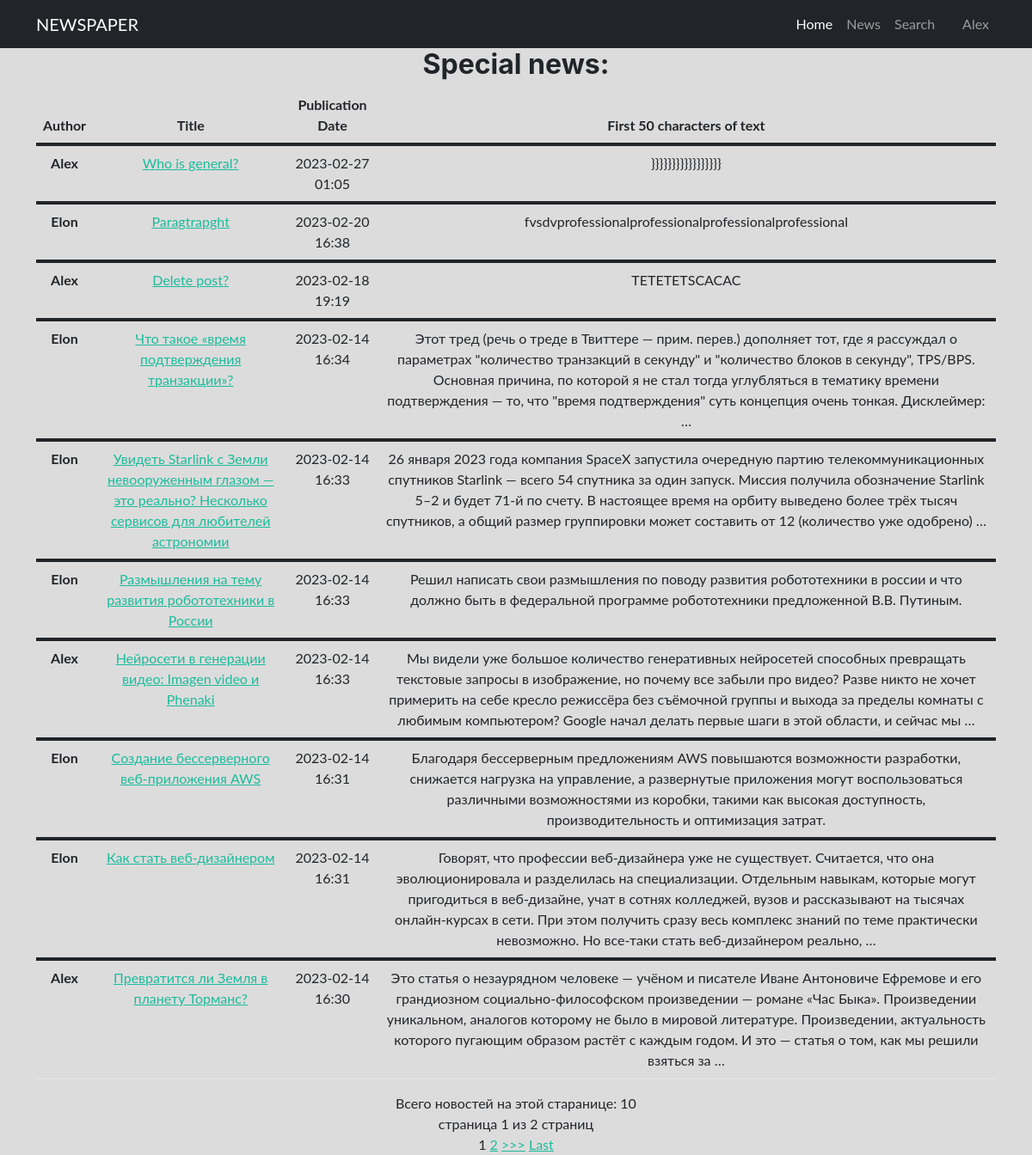
Page /news/ (signed in) on the committed database.
### news/models.py (models this page shows, shortened)
class Post(models.Model):
    post_link_author = models.ForeignKey(Author, on_delete=models.CASCADE)
    news = 'N'
    articles = 'A'
    CATEGORY_CHOICES = [
        (news, 'Новости'),
        (articles, 'Статьи')
    ]
    categoryType = models.CharField(max_length=1,
                                    choices=CATEGORY_CHOICES,
                                    default=news)
    post_data = models.DateTimeField(auto_now_add=True)  # дата создания объекта
    post_link_category = models.ManyToManyField(Category, through='PostCategory')
    title = models.CharField(max_length=255)
    text = models.TextField()
    rating = models.FloatField(default=0)

class Author(models.Model):
    authors_link_user = models.OneToOneField(User, on_delete=models.CASCADE)
    author_rating = models.FloatField(default=0)
    def __str__(self):
        return self.authors_link_user.username.title()

### news/views.py (the view, shortened to what this page needs)
# urls.py: path('', PostList.as_view()),
class PostList(ListView):
    model = Post # модель Post
    template_name = 'news.html'
    context_object_name = 'news'
    queryset = Post.objects.order_by('-id')  # новости выводятся от старой до самой новой
    paginate_by = 10 # устанавливаем пагинацию на последние добавленные 10 новостей/статей
    form_class = PostForm

### news/templatetags/custom_filters.py (called while the page is built)
@register.filter(name='censor')
def censor(value, arg):
    for i in value.split():
        if i.lower() in ban_words:
            value = value.replace(i, arg)
    return value

### news/templatetags/perm_link_authors.py (called while the page is built)
@register.filter(name='has_group')
def has_group(user, group_name):
    return user.groups.filter(name=group_name).exists()

### templates/news.html (shortened to what this page needs)
{% extends 'flatpages/default.html' %}
{% load custom_filters %}
{% block content %}
<h2 align="center">Special news:</h2>
{% if news %}
<table class="table">
    <thead class="thead-dark" align="center">
      <tr>
        <th scope="col">Author</th>
        <th scope="col">Title</th>
        <th scope="col">Publication Date</th>
        <th scope="col">First 50 characters of text</th>
      </tr>
    </thead>
    {% for post in object_list %}
    <tbody align="center">
        <tr>
            <th scope="row">{{ post.post_link_author}}</th>
            <td><a href="{% url 'post' post.id %}">{{ post.title|censor:'*****' }}</a></td>
            <td>{{ post.post_data|date:'Y-m-d H:i' }}</td>
            <td>{{ post.text|truncatewords:50|censor:'*****'}}</td>
        </tr>
    </tbody>
        {% endfor %}
</table>
    {% if is_paginated %}
    <div align="center">
        Всего новостей на этой старанице: {{ news | length }}
        <br>
        страница {{ page_obj.number}} из {{ page_obj.paginator.num_pages }} страниц
        <br>
        {% for num in page_obj.paginator.page_range %}
            {% if page_obj.number == num %}
                <a>{{ num }}</a>
            {% elif num > page_obj.number|add:'-3' and num < page_obj.number|add:'3' %}
                <a href="?page={{ num }}">{{ num }}</a>
            {% endif %}
        {% endfor %}
        {% if page_obj.has_next %}
            <a href="?page={{ page_obj.next_page_number }}">>>></a>
            <a href="?page={{ page_obj.paginator.num_pages }}">Last</a>
        {% endif %}
    </div>
    {% endif%}
{% else %}
    <h1>Новостей нет</h1>
{% endif %}
{% endblock content %}

### templates/flatpages/default.html (shortened to what this page needs)
{% load static %}
{% load perm_link_authors %}
<!DOCTYPE html>
<html lang="en">
    <head>
        <link rel="stylesheet" href="{% static 'bootstrap/css/styles.css' %}">
    </head>
    <body style="background: rgba(189, 188, 188, 0.522)">
        <nav class="navbar navbar-expand-lg navbar-dark bg-dark">
            <div class="container">
                <a class="navbar-brand" href="/default">NEWSPAPER</a>
                <div class="collapse navbar-collapse" id="navbarSupportedContent">
                    <ul class="navbar-nav ms-auto mb-2 mb-lg-0">
                        <li class="nav-item"><a class="nav-link active" aria-current="page" href="/default">Home</a></li>
                        <li class="nav-item"><a class="nav-link" href="/news">News</a></li>
                        <li class="nav-item"><a class="nav-link" href="/news/search">Search</a></li>
                        <li class="nav-item"><a class="nav-link" href="/news/add"></a></li>
                        <li class="nav-item"><a class="nav-link" href="/">{% if request.user.is_authenticated %}
                            {{ request.user.username }}
                            {% else %}
                            Sign in
                        {% endif %}
                    </a></li>
                    </ul>
                </div>
            </div>
        </nav>
        <main class="page-content">
            <div class="container">
                    {% block content %}{% endblock content %}
            </div>
        </main>
    </body>
</html>

### rows in the picture
Post: post_link_author "Alex", title|censor "Who is general?", post_data "2023-02-27 01:05", text|censor "}}}}}}}}}}}}}}}}}"
Post: post_link_author "Elon", title|censor "Paragtrapght", post_data "2023-02-20 16:38", text|censor "fvsdvprofessionalprofessionalprofessionalprofessional"
Post: post_link_author "Alex", title|censor "Delete post?", post_data "2023-02-18 19:19", text|censor "TETETETSCACAC"
Post: post_link_author "Elon", title|censor "Что такое «время подтверждения транзакции»?", post_data "2023-02-14 16:34", text|censor "Этот тред (речь о треде в Твиттере — прим. перев.) дополняет тот, где я рассуждал о параметрах \"количество транзакций в секунду\" и \"количество блоков в секунду\", TPS/BPS. Основная причина, по которой я не стал тогда углубляться в тематику времени подтверждения — то, что \"время подтверждения\" суть концепция очень тонкая. Дисклеймер: …"
Post: post_link_author "Elon", title|censor "Увидеть Starlink с Земли невооруженным глазом — это реально? Несколько сервисов для любителей астрономии", post_data "2023-02-14 16:33", text|censor "26 января 2023 года компания SрасеХ запустила очередную партию телекоммуникационных спутников Starlink — всего 54 спутника за один запуск. Миссия получила обозначение Starlink 5–2 и будет 71-й по счету. В настоящее время на орбиту выведено более трёх тысяч спутников, а общий размер группировки может составить от 12 (количество уже одобрено) …"
Post: post_link_author "Elon", title|censor "Размышления на тему развития робототехники в России", post_data "2023-02-14 16:33", text|censor "Решил написать свои размышления по поводу развития робототехники в россии и что должно быть в федеральной программе робототехники предложенной В.В. Путиным."
Post: post_link_author "Alex", title|censor "Нейросети в генерации видео: Imagen video и Phenaki", post_data "2023-02-14 16:33", text|censor "Мы видели уже большое количество генеративных нейросетей способных превращать текстовые запросы в изображение, но почему все забыли про видео? Разве никто не хочет примерить на себе кресло режиссёра без съёмочной группы и выхода за пределы комнаты с любимым компьютером? Google начал делать первые шаги в этой области, и сейчас мы …"
Post: post_link_author "Elon", title|censor "Создание бессерверного веб-приложения AWS", post_data "2023-02-14 16:31", text|censor "Благодаря бессерверным предложениям AWS повышаются возможности разработки, снижается нагрузка на управление, а развернутые приложения могут воспользоваться различными возможностями из коробки, такими как высокая доступность, производительность и оптимизация затрат."
Post: post_link_author "Elon", title|censor "Как стать веб-дизайнером", post_data "2023-02-14 16:31", text|censor "Говорят, что профессии веб-дизайнера уже не существует. Считается, что она эволюционировала и разделилась на специализации. Отдельным навыкам, которые могут пригодиться в веб-дизайне, учат в сотнях колледжей, вузов и рассказывают на тысячах онлайн-курсах в сети. При этом получить сразу весь комплекс знаний по теме практически невозможно. Но все-таки стать веб-дизайнером реально, …"
Post: post_link_author "Alex", title|censor "Превратится ли Земля в планету Торманс?", post_data "2023-02-14 16:30", text|censor "Это статья о незаурядном человеке — учёном и писателе Иване Антоновиче Ефремове и его грандиозном социально‑философском произведении — романе «Час Быка». Произведении уникальном, аналогов которому не было в мировой литературе. Произведении, актуальность которого пугающим образом растёт с каждым годом. И это — статья о том, как мы решили взяться за …"

### other values in the picture
{{ request.user.username }} "Alex"
{{ news | length }} "10"
{{ page_obj.number }} "1"
{{ page_obj.paginator.num_pages }} "2"
{{ num }} "1"
{{ num }} "2"
